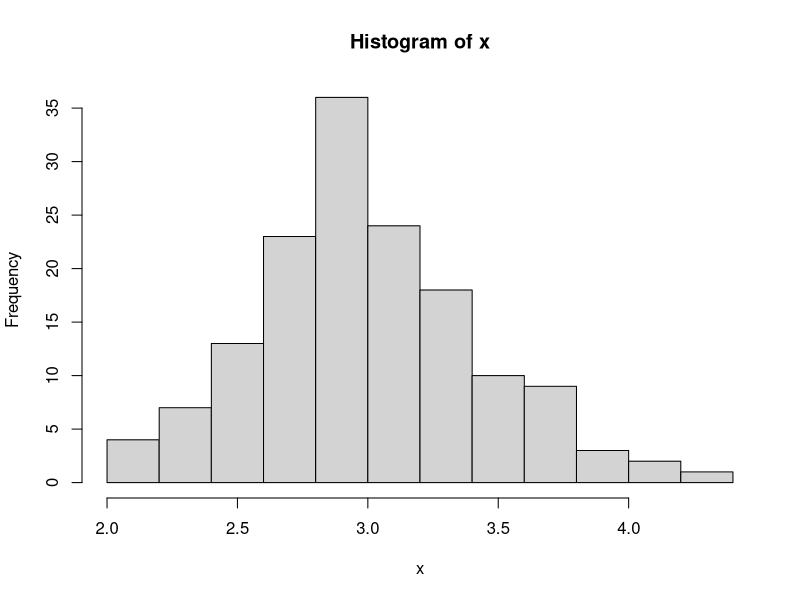
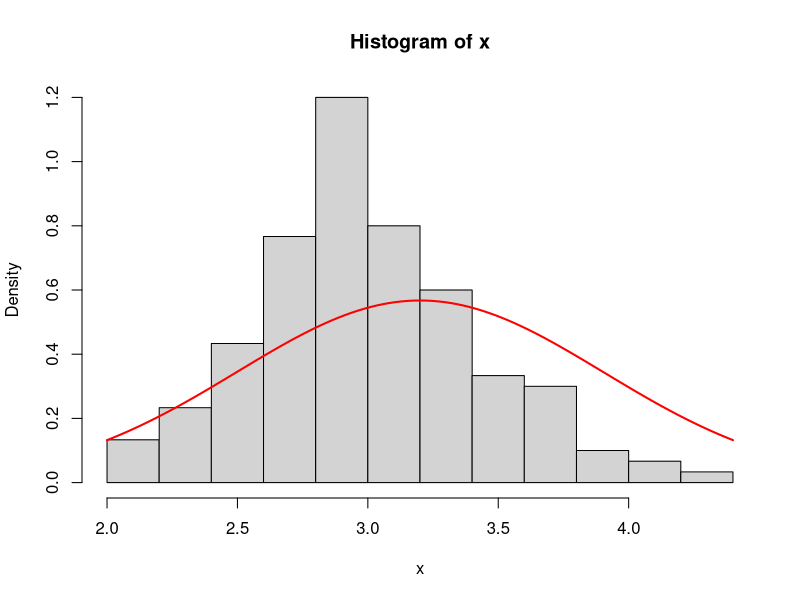
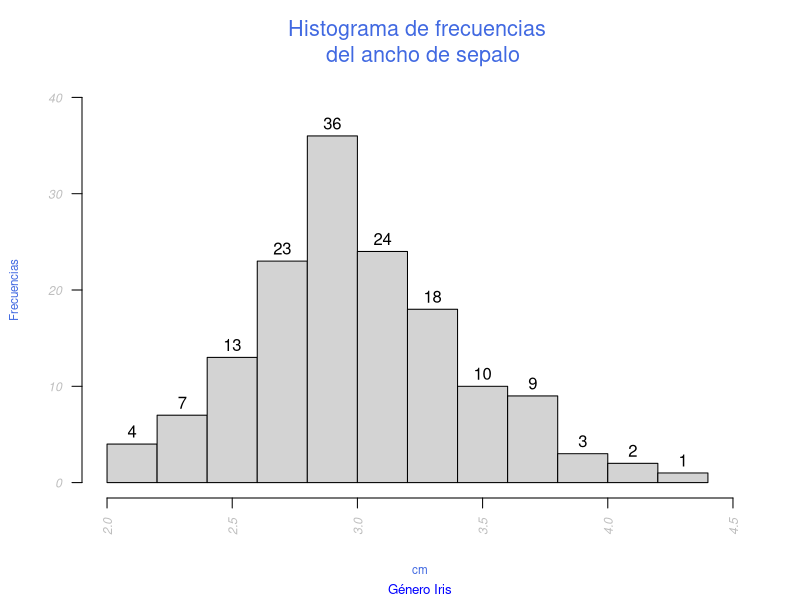
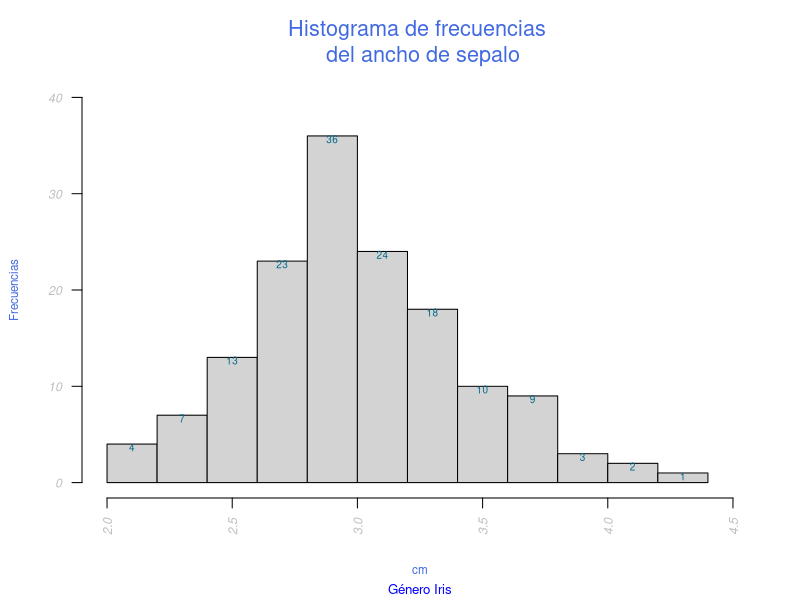
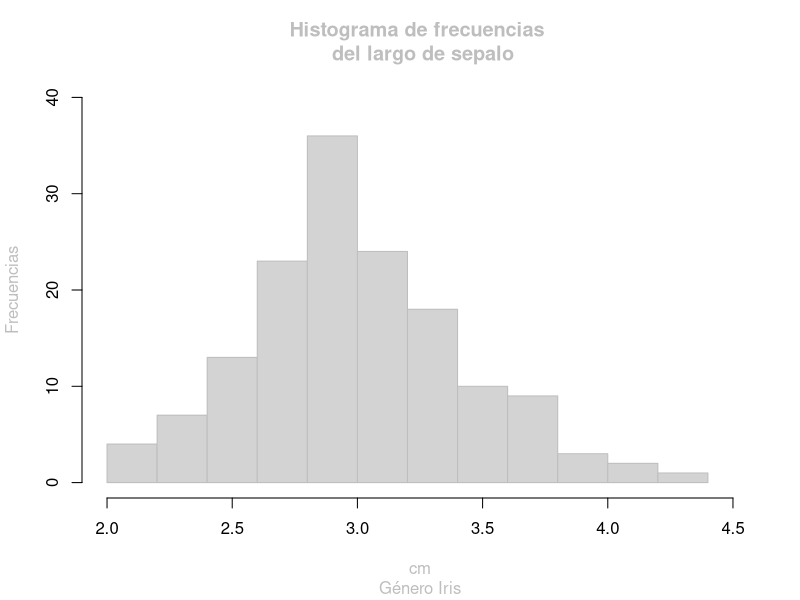
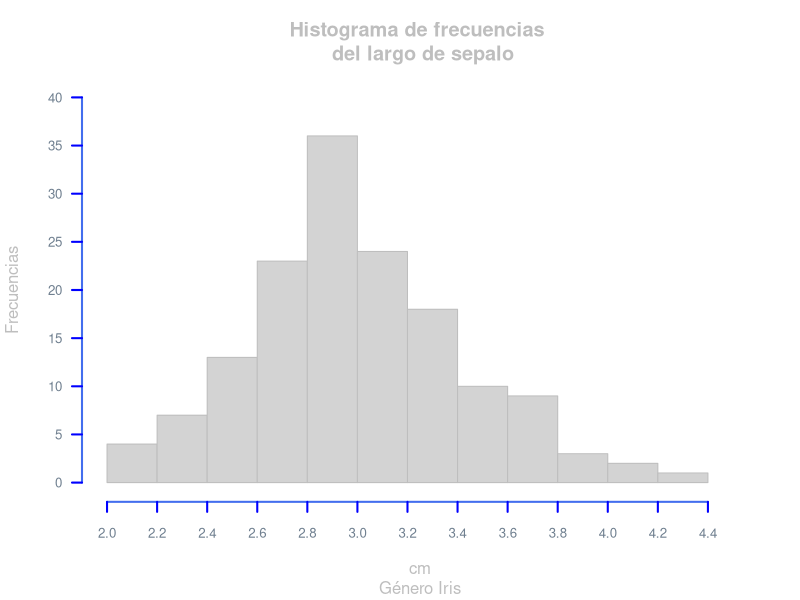
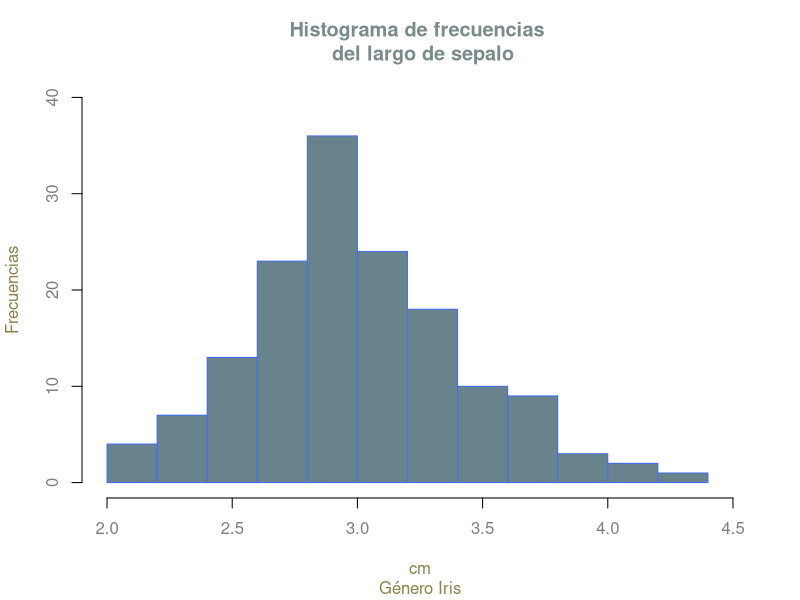
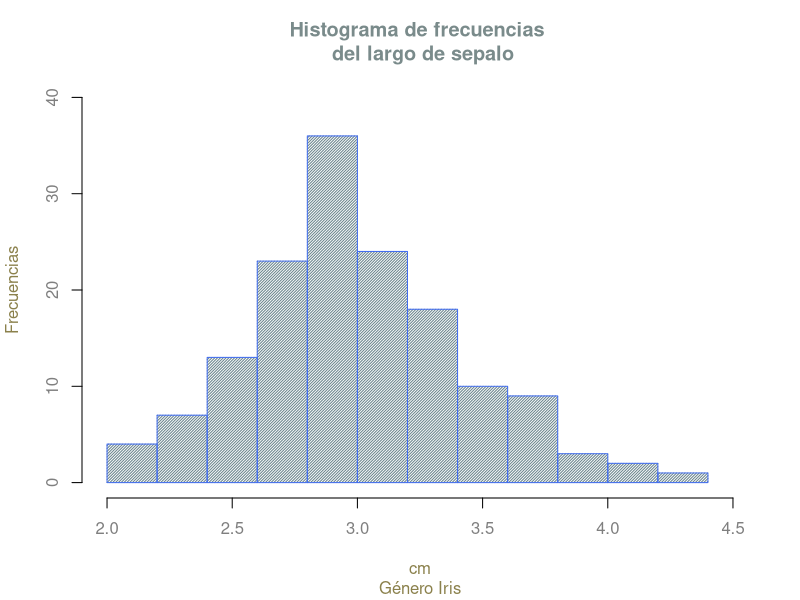

Here is the R script that generated these plots, in order:
## ---- chunk 1
x <- iris$Sepal.Width
## ---- chunk 2
hist(x)
## ---- chunk 3
hist(x, freq = F)
curve(dnorm(x, mean = mean(x), sd = sd(x)), add = T, col = "red", lwd = 2)
## ---- chunk 4
#Títulos
hist(x, main = "Histograma de frecuencias \n del ancho de sepalo", xlab = "cm", ylab = "Frecuencias", sub = "Género Iris", col.main = "Royalblue", col.sub = "Blue", col.axis = "gray", col.lab = "royalblue", font.main = 8, font.sub = 8, font.axis = 3, font.lab = 9, cex.main = 1.3, cex.sub = 0.8, cex.axis = 0.75, cex.lab= 0.7, xlim = c(2, 4.5), ylim = c(0, 40), labels = T, las = 2)
## ---- chunk 5
y <- hist(x, main = "Histograma de frecuencias \n del ancho de sepalo", xlab = "cm", ylab = "Frecuencias", sub = "Género Iris", col.main = "Royalblue", col.sub = "Blue", col.axis = "gray", col.lab = "royalblue", font.main = 8, font.sub = 8, font.axis = 3, font.lab = 9, cex.main = 1.3, cex.sub = 0.8, cex.axis = 0.75, cex.lab= 0.7, xlim = c(2, 4.5), ylim = c(0, 40), las = 2)
text(y$mids, y$counts, labels = y$counts, adj = c(0.5, 0.9), cex = 0.6, col = "deepskyblue4")
## ---- chunk 6
hist(x, main = "Histograma de frecuencias \n del largo de sepalo", xlab = "cm", ylab = "Frecuencias", sub = "Género Iris", xlim = c(2, 4.5), ylim = c(0, 40), border = "gray", col.main = "gray", col.sub = "gray", col.lab = "gray", axes = T)
## ---- chunk 7
hist(x,  main = "Histograma de frecuencias \n del largo de sepalo", xlab = "cm", ylab = "Frecuencias", sub = "Género Iris", xlim = c(2, 4.5), ylim = c(0, 40), border = "gray", col.main = "gray", col.sub = "gray", col.lab = "gray", axes = F)
axis(side = 1, at = seq(2.0, 4.4, 0.2), pos = -2, lwd = 2, lwd.ticks = 2, cex.axis = 0.8, tick = T, lty = 1, col = "royalblue2", col.ticks = "blue", col.axis = "slategray", font = 8)
axis(side = 2, at = seq(0, 40, 5), pos = 1.9 , lwd = 2, lwd.ticks = 2, cex.axis = 0.8, las = 1, tick = T, col = "royalblue2", col.ticks = "blue", col.axis = "slategray", font = 8)
## ---- chunk 8
hist(x, main = "Histograma de frecuencias \n del largo de sepalo", xlab = "cm", ylab = "Frecuencias", sub = "Género Iris", xlim = c(2, 4.5), ylim = c(0, 40), col = "lightblue4", border = "royalblue2", col.main = "lightcyan4", col.sub = "lightgoldenrod4", col.lab = "lightgoldenrod4", col.axis = "gray50", axes = T)
## ---- chunk 9
hist(x, main = "Histograma de frecuencias \n del largo de sepalo", xlab = "cm", ylab = "Frecuencias", sub = "Género Iris", xlim = c(2, 4.5), ylim = c(0, 40), col = "lightblue4", border = "royalblue2", col.main = "lightcyan4", col.sub = "lightgoldenrod4", col.lab = "lightgoldenrod4", col.axis = "gray50", axes = T, density = 50, angle = 45)
